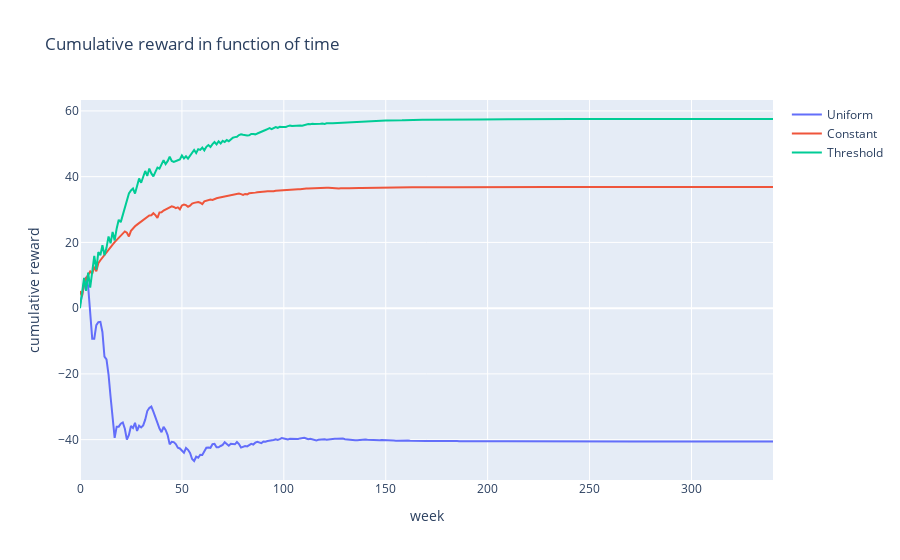

This figure's notebook cell:
### Markdown cell above
**Plot the cumulative discounted reward as a function of time for the three baselines.**

You should plot one trajectory for each policy, all on the same graph. Don't forget to add legends to the graph.

### Code cell
import plotly.graph_objects as go
T = int(np.log(1/(0.001*(1-gamma)))/np.log(1/gamma)) # truncation of the infinite sum


S,R=SimulateTrajectory(T,PiUniform,s1)
S1,R1=SimulateTrajectory(T,PiConstant,s1)
S2,R2=SimulateTrajectory(T,PiThreshold,s1)

C=[R[0]]
C1=[R1[0]]
C2=[R2[0]]
for t in range(1,T):
    C.append(C[-1]+R[t]*gamma**t)
    C1.append(C1[-1]+R1[t]*gamma**t)
    C2.append(C2[-1]+R2[t]*gamma**t)

fig=go.Figure()
fig.add_trace(go.Scatter(x=list(range(T)),y=C,name="Uniform"))
fig.add_trace(go.Scatter(x=list(range(T)),y=C1,name="Constant"))
fig.add_trace(go.Scatter(x=list(range(T)),y=C2,name="Threshold"))
fig.update_layout(title="Cumulative reward in function of time ",xaxis_title="week",yaxis_title="cumulative reward")
fig.show()

"""
plt.figure(figsize=(10,5))
plt.plot(C,label="Uniform")
plt.plot(C1,label="Constant")
plt.plot(C2,label="Threshold")
plt.legend()
plt.title("Cumulative reward")
plt.xlabel("time")
plt.ylabel("cumulative reward")
plt.show()
"""

### Figure 1 — Plotly figure (JSON) as saved in the notebook; plotly's stock layout.template omitted (floating-point values rounded to 4 significant figures; data arrays with more than 128 entries replaced by an {"elided": "..."} marker saying what was removed)
{"data": [{"name": "Uniform", "type": "scatter", "x": {"elided": "341 int values"}, "y": {"elided": "341 float values"}}, {"name": "Constant", "type": "scatter", "x": {"elided": "341 int values"}, "y": {"elided": "341 float values"}}, {"name": "Threshold", "type": "scatter", "x": {"elided": "341 int values"}, "y": {"elided": "341 float values"}}], "layout": {"title": {"text": "Cumulative reward in function of time "}, "xaxis": {"title": {"text": "week"}}, "yaxis": {"title": {"text": "cumulative reward"}}}}
